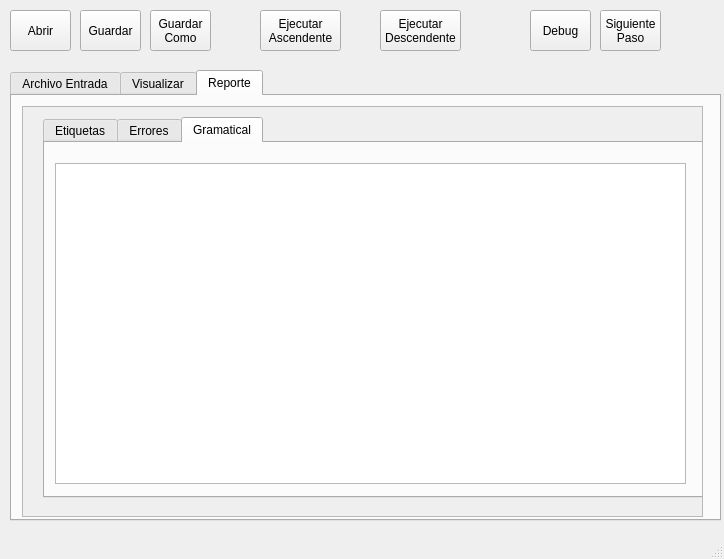
<?xml version="1.0" encoding="UTF-8"?>
<ui version="4.0">
 <class>MainWindow</class>
 <widget class="QMainWindow" name="MainWindow">
  <property name="geometry">
   <rect>
    <x>0</x>
    <y>0</y>
    <width>724</width>
    <height>559</height>
   </rect>
  </property>
  <property name="windowTitle">
   <string>MainWindow</string>
  </property>
  <widget class="QWidget" name="centralwidget">
   <widget class="QPushButton" name="btn_abrir">
    <property name="geometry">
     <rect>
      <x>10</x>
      <y>10</y>
      <width>61</width>
      <height>41</height>
     </rect>
    </property>
    <property name="text">
     <string>Abrir</string>
    </property>
   </widget>
   <widget class="QPushButton" name="btn_guardar">
    <property name="geometry">
     <rect>
      <x>80</x>
      <y>10</y>
      <width>61</width>
      <height>41</height>
     </rect>
    </property>
    <property name="text">
     <string>Guardar</string>
    </property>
   </widget>
   <widget class="QPushButton" name="btn_guardar_como">
    <property name="geometry">
     <rect>
      <x>150</x>
      <y>10</y>
      <width>61</width>
      <height>41</height>
     </rect>
    </property>
    <property name="text">
     <string>Guardar
Como</string>
    </property>
   </widget>
   <widget class="QPushButton" name="btn_ejecutar">
    <property name="geometry">
     <rect>
      <x>260</x>
      <y>10</y>
      <width>81</width>
      <height>41</height>
     </rect>
    </property>
    <property name="text">
     <string>Ejecutar
Ascendente</string>
    </property>
   </widget>
   <widget class="QPushButton" name="btn_debug">
    <property name="geometry">
     <rect>
      <x>530</x>
      <y>10</y>
      <width>61</width>
      <height>41</height>
     </rect>
    </property>
    <property name="text">
     <string>Debug</string>
    </property>
   </widget>
   <widget class="QPushButton" name="btn_siguiente_paso">
    <property name="geometry">
     <rect>
      <x>600</x>
      <y>10</y>
      <width>61</width>
      <height>41</height>
     </rect>
    </property>
    <property name="text">
     <string>Siguiente
Paso</string>
    </property>
   </widget>
   <widget class="QTabWidget" name="tabWidget">
    <property name="geometry">
     <rect>
      <x>10</x>
      <y>70</y>
      <width>711</width>
      <height>451</height>
     </rect>
    </property>
    <property name="currentIndex">
     <number>2</number>
    </property>
    <widget class="QWidget" name="tab">
     <attribute name="title">
      <string>Archivo Entrada</string>
     </attribute>
     <widget class="QTextEdit" name="txt_consola">
      <property name="geometry">
       <rect>
        <x>10</x>
        <y>340</y>
        <width>391</width>
        <height>71</height>
       </rect>
      </property>
     </widget>
     <widget class="QTabWidget" name="tabWidget_4">
      <property name="geometry">
       <rect>
        <x>0</x>
        <y>0</y>
        <width>411</width>
        <height>331</height>
       </rect>
      </property>
      <property name="currentIndex">
       <number>0</number>
      </property>
      <widget class="QWidget" name="tab_7">
       <attribute name="title">
        <string>Archivo</string>
       </attribute>
       <widget class="QTextEdit" name="txt_entrada">
        <property name="geometry">
         <rect>
          <x>10</x>
          <y>20</y>
          <width>391</width>
          <height>281</height>
         </rect>
        </property>
       </widget>
      </widget>
     </widget>
     <widget class="QTabWidget" name="tabWidget_2">
      <property name="geometry">
       <rect>
        <x>410</x>
        <y>20</y>
        <width>291</width>
        <height>391</height>
       </rect>
      </property>
      <property name="currentIndex">
       <number>0</number>
      </property>
      <widget class="QWidget" name="tab_5">
       <attribute name="title">
        <string>Tabla De Simbolos</string>
       </attribute>
       <widget class="QScrollArea" name="scrollArea_2">
        <property name="geometry">
         <rect>
          <x>10</x>
          <y>10</y>
          <width>276</width>
          <height>351</height>
         </rect>
        </property>
        <property name="widgetResizable">
         <bool>true</bool>
        </property>
        <widget class="QWidget" name="scrollAreaWidgetContents_2">
         <property name="geometry">
          <rect>
           <x>0</x>
           <y>0</y>
           <width>518</width>
           <height>332</height>
          </rect>
         </property>
         <layout class="QHBoxLayout" name="horizontalLayout">
          <item>
           <widget class="QTreeView" name="treeView">
            <property name="sizePolicy">
             <sizepolicy hsizetype="Minimum" vsizetype="Minimum">
              <horstretch>0</horstretch>
              <verstretch>0</verstretch>
             </sizepolicy>
            </property>
            <property name="minimumSize">
             <size>
              <width>500</width>
              <height>0</height>
             </size>
            </property>
            <property name="layoutDirection">
             <enum>Qt::LeftToRight</enum>
            </property>
            <property name="animated">
             <bool>true</bool>
            </property>
           </widget>
          </item>
         </layout>
        </widget>
       </widget>
      </widget>
     </widget>
    </widget>
    <widget class="QWidget" name="tab_2">
     <attribute name="title">
      <string>Visualizar</string>
     </attribute>
     <widget class="QScrollArea" name="scrollArea_3">
      <property name="geometry">
       <rect>
        <x>10</x>
        <y>10</y>
        <width>681</width>
        <height>411</height>
       </rect>
      </property>
      <property name="layoutDirection">
       <enum>Qt::LeftToRight</enum>
      </property>
      <property name="widgetResizable">
       <bool>true</bool>
      </property>
      <widget class="QWidget" name="scrollAreaWidgetContents_3">
       <property name="geometry">
        <rect>
         <x>0</x>
         <y>0</y>
         <width>679</width>
         <height>409</height>
        </rect>
       </property>
       <layout class="QVBoxLayout" name="verticalLayout_2">
        <item>
         <widget class="QLabel" name="lbl_graphviz">
          <property name="maximumSize">
           <size>
            <width>16777215</width>
            <height>16777215</height>
           </size>
          </property>
          <property name="frameShape">
           <enum>QFrame::Panel</enum>
          </property>
          <property name="text">
           <string/>
          </property>
          <property name="scaledContents">
           <bool>false</bool>
          </property>
          <property name="margin">
           <number>1</number>
          </property>
         </widget>
        </item>
       </layout>
      </widget>
     </widget>
    </widget>
    <widget class="QWidget" name="tab_3">
     <attribute name="title">
      <string>Reporte</string>
     </attribute>
     <widget class="QScrollArea" name="scrollArea">
      <property name="geometry">
       <rect>
        <x>10</x>
        <y>10</y>
        <width>681</width>
        <height>411</height>
       </rect>
      </property>
      <property name="widgetResizable">
       <bool>true</bool>
      </property>
      <widget class="QWidget" name="scrollAreaWidgetContents">
       <property name="geometry">
        <rect>
         <x>0</x>
         <y>0</y>
         <width>679</width>
         <height>409</height>
        </rect>
       </property>
       <widget class="QTabWidget" name="tab_reporte">
        <property name="geometry">
         <rect>
          <x>20</x>
          <y>10</y>
          <width>661</width>
          <height>381</height>
         </rect>
        </property>
        <property name="currentIndex">
         <number>2</number>
        </property>
        <widget class="QWidget" name="tab_4">
         <attribute name="title">
          <string>Etiquetas</string>
         </attribute>
         <widget class="QScrollArea" name="scrollArea_4">
          <property name="geometry">
           <rect>
            <x>0</x>
            <y>10</y>
            <width>641</width>
            <height>341</height>
           </rect>
          </property>
          <property name="widgetResizable">
           <bool>true</bool>
          </property>
          <widget class="QWidget" name="scrollAreaWidgetContents_4">
           <property name="geometry">
            <rect>
             <x>0</x>
             <y>0</y>
             <width>639</width>
             <height>339</height>
            </rect>
           </property>
           <layout class="QVBoxLayout" name="verticalLayout">
            <item>
             <widget class="QTableWidget" name="tabla_etiqueta"/>
            </item>
           </layout>
          </widget>
         </widget>
        </widget>
        <widget class="QWidget" name="tab_6">
         <attribute name="title">
          <string>Errores</string>
         </attribute>
         <widget class="QScrollArea" name="scrollArea_5">
          <property name="geometry">
           <rect>
            <x>0</x>
            <y>10</y>
            <width>641</width>
            <height>341</height>
           </rect>
          </property>
          <property name="widgetResizable">
           <bool>true</bool>
          </property>
          <widget class="QWidget" name="scrollAreaWidgetContents_5">
           <property name="geometry">
            <rect>
             <x>0</x>
             <y>0</y>
             <width>639</width>
             <height>339</height>
            </rect>
           </property>
           <layout class="QHBoxLayout" name="horizontalLayout_2">
            <item>
             <widget class="QTableWidget" name="tabla_error"/>
            </item>
           </layout>
          </widget>
         </widget>
        </widget>
        <widget class="QWidget" name="tab_9">
         <attribute name="title">
          <string>Gramatical</string>
         </attribute>
         <widget class="QTextEdit" name="textEdit">
          <property name="geometry">
           <rect>
            <x>10</x>
            <y>20</y>
            <width>631</width>
            <height>321</height>
           </rect>
          </property>
         </widget>
        </widget>
       </widget>
      </widget>
     </widget>
    </widget>
   </widget>
   <widget class="QPushButton" name="btn_ejecutar_desc">
    <property name="geometry">
     <rect>
      <x>380</x>
      <y>10</y>
      <width>81</width>
      <height>41</height>
     </rect>
    </property>
    <property name="text">
     <string>Ejecutar
Descendente</string>
    </property>
   </widget>
  </widget>
  <widget class="QMenuBar" name="menubar">
   <property name="geometry">
    <rect>
     <x>0</x>
     <y>0</y>
     <width>724</width>
     <height>21</height>
    </rect>
   </property>
  </widget>
  <widget class="QStatusBar" name="statusbar"/>
 </widget>
 <resources/>
 <connections/>
</ui>
